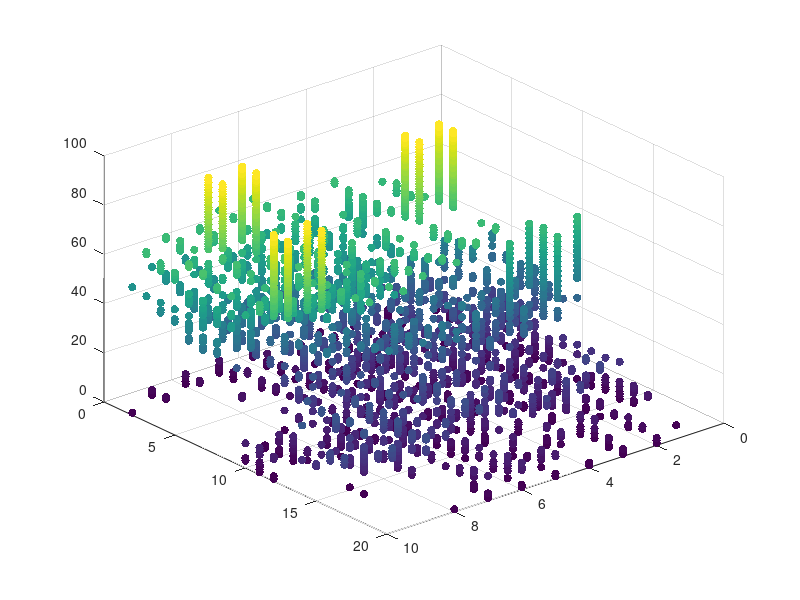

The MATLAB script that drew this image:
clear all;
clc;

%defines the size of the neighbourhood
% len = 50; 
% nHood = int8(rand (len, len ));

width = 10;
length = 20;
nHood = int8(rand (width, length ));
nStep = 100;%number of iteration of GoL

for i = 1:nStep; 
	%Define the neighbours 1 = neighbours, 0 = self
  neighbours = conv2( nHood, [1 1 1;1 0 1; 1 1 1], 'same' );
  %calculates number of neighbours and determin if cell lives/dies
	nHood = nHood.*( neighbours == 2 | neighbours == 3 ) + ( 1 - nHood ).*( neighbours == 3 );
	array(:,:,i) = nHood;
  [x,y,z]=ind2sub(size(array), find(array));
  
  scatter3(x(:),y(:),z(:),[],z(:),'filled');
  axis([0 width 0 length 0 nStep])
  view(40+i,35)
	pause(0.3);
end 

